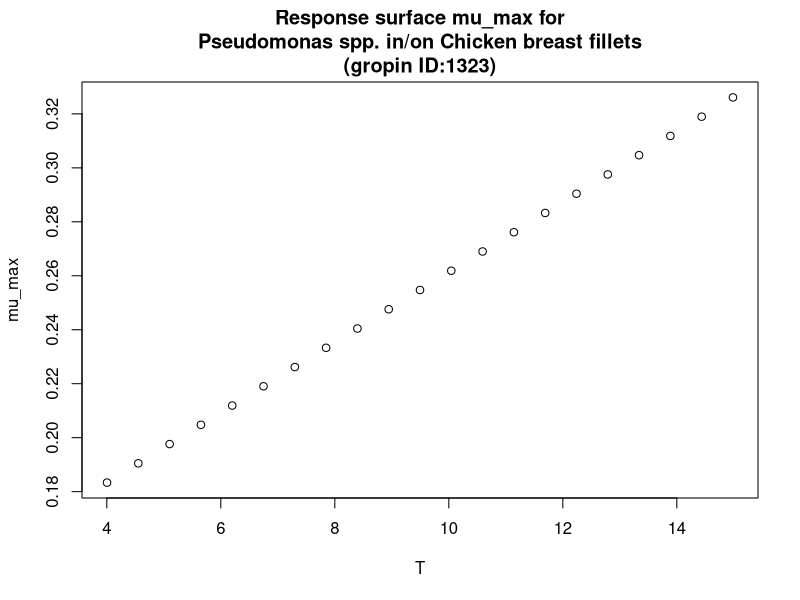

Write the R code that produced this figure.
#############################
# start of Parameter script
#############################
T <- seq(4.004,14.985014985015,length.out=21)
#############################
# end of Parameter script
#############################
############################# 
# start of Model script Gropin ID 1323 
#############################
 
# constant coefficients for this model
 
variables <- data.frame(T)
argumentsPar <- expand.grid(variables)
 
# heart of the model
response_surface <- function(T) {
   mumax <-0.013*(T+10.1)

return(mumax=mumax)
} 

# output parameters
mumax <- cbind(argumentsPar,response_surface(argumentsPar['T']))
colnames(mumax) <- c(colnames(argumentsPar),'mumax')
#############################
# End of Model script
#############################
############################# 
# start of Visualisation script Gropin ID 1323 
#############################
plot(T,mumax$mumax,
                          xlab='T',
                          ylab='mu_max',main='Response surface mu_max for
Pseudomonas spp. in/on Chicken breast fillets
(gropin ID:1323)')
#############################
# End of Visualisation script
#############################
